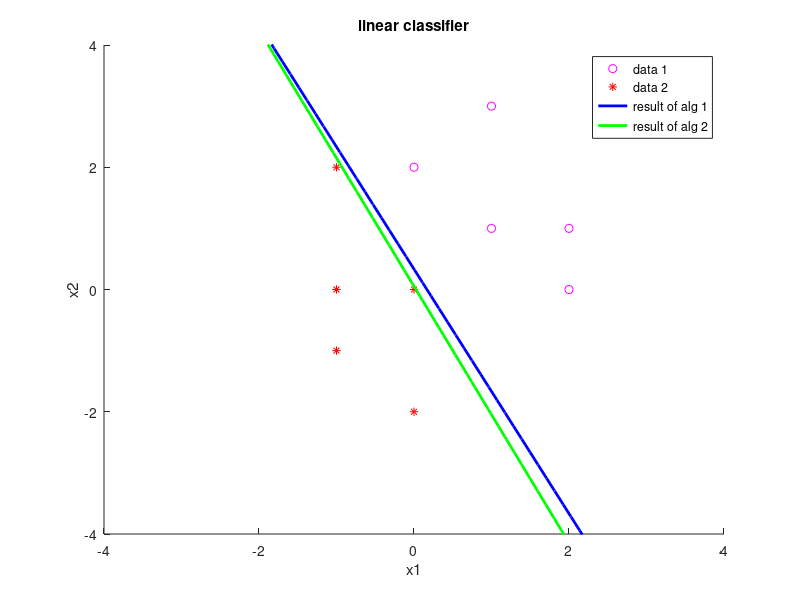

The MATLAB source for this figure:
clear all; close all; clc;

%% data
data1 = [1 1; 2 0; 2 1; 0 2; 1 3];
data2 = [-1 2; 0 0; -1 0; -1 -1; 0 -2];
% extended data
data1 = [data1, ones(length(data1),1)];
data2 = [data2, ones(length(data2),1)];
zmat = [data1; -data2];

%% method1
w1 = [1 1 1];
c = 1;
count = 0;
while count < 100 % iter times constraint
    allpos = 1;
    for i = 1 : size(zmat,1)
        z = zmat(i,:);
        if w1*z' <= 0
            allpos = 0;
            w1 = w1 + c*z; % update weight
            count = count + 1;
        end
    end
    if allpos == 1
        break;
    end
end
disp(['w1 = ', mat2str(w1)]);
disp(['iter count = ', num2str(count)]);

%% method2
w2 = [1 1 1];
count = 0;
while count < 100 % iter times constraint
    posneg = w2 * zmat';
    negidx = find(posneg <= 0);
    if isempty(negidx)
        break;
    end
    zmean = mean(zmat(negidx,:), 1);
    c = -(w2*zmean')/(zmean*zmean') + 1;
    w2 = w2 + c*zmean;
    count = count + 1;
end
disp(['w2 = ', mat2str(w2)]);
disp(['iter count = ', num2str(count)]);

%% show result
figure; hold on;
plot(data1(:,1), data1(:,2), 'mo');
plot(data2(:,1), data2(:,2), 'r*');
f1 = @(x1, x2) w1(1)*x1 + w1(2)*x2 + w1(3);
h1 = ezplot(f1); set(h1, 'Color', 'b', 'LineWidth', 2);
f2 = @(x1, x2) w2(1)*x1 + w2(2)*x2 + w2(3);
h2 = ezplot(f2); set(h2, 'Color', 'g', 'LineWidth', 2);
axis([-4 4 -4 4]);
title('linear classifier');
legend('data 1','data 2','result of alg 1','result of alg 2');

%% end